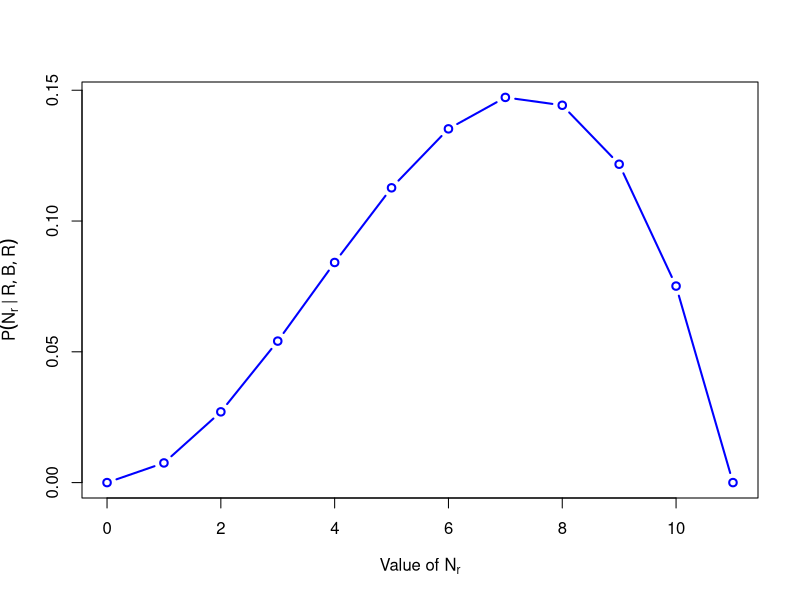
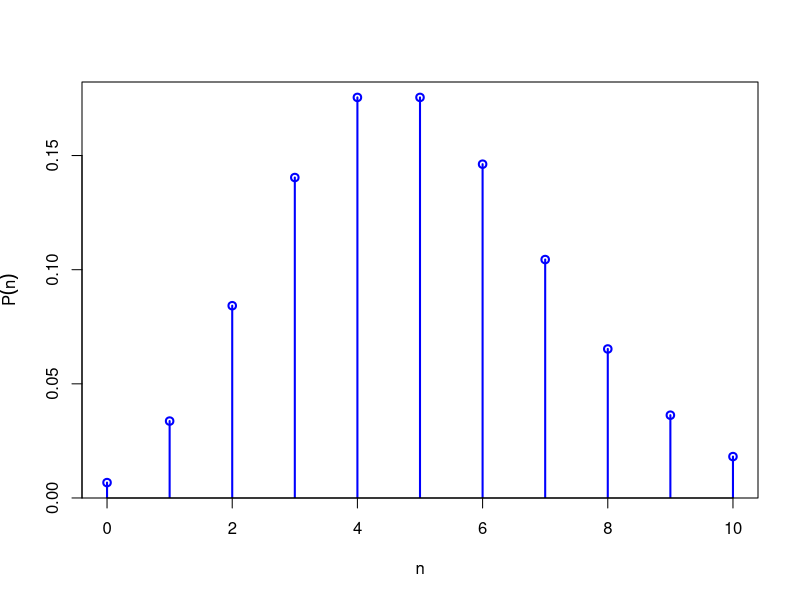

These charts were generated, in order, by the following R code:
## Urn example for lecture.

Nr <- seq(0, 11)

lik <- Nr^2*(11-Nr)/11^3

png("urn_posterior.png", width=800, height=600, pointsize=20)
plot(Nr, lik, 'b', col='blue', lwd=2,
     xlab = expression(paste('Value of ', N[r])),
     ylab = expression(P(N[r] ~ '|' ~ R,B,R)))
dev.off()


png("poissonian.png", width=600, height=600, pointsize=20)
n <- seq(0, 10)
p <- dpois(n, 5)
plot(n, p, 'h', lwd=2, col='blue',
     ylab=expression(P(n)))
points(n, p, lwd=2, col='blue')
dev.off()
